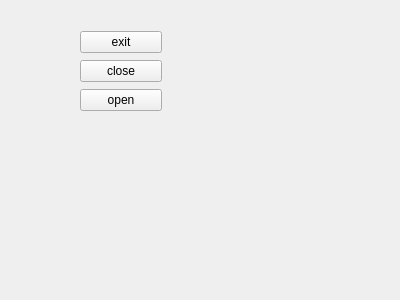
<?xml version="1.0" encoding="UTF-8"?>
<ui version="4.0">
 <class>led</class>
 <widget class="QWidget" name="led">
  <property name="geometry">
   <rect>
    <x>0</x>
    <y>0</y>
    <width>400</width>
    <height>300</height>
   </rect>
  </property>
  <property name="windowTitle">
   <string>Form</string>
  </property>
  <widget class="QWidget" name="">
   <property name="geometry">
    <rect>
     <x>80</x>
     <y>30</y>
     <width>82</width>
     <height>83</height>
    </rect>
   </property>
   <layout class="QVBoxLayout" name="verticalLayout">
    <item>
     <widget class="QPushButton" name="bt_exit">
      <property name="text">
       <string>exit</string>
      </property>
     </widget>
    </item>
    <item>
     <widget class="QPushButton" name="bt_close">
      <property name="text">
       <string>close</string>
      </property>
     </widget>
    </item>
    <item>
     <widget class="QPushButton" name="bt_open">
      <property name="text">
       <string>open</string>
      </property>
     </widget>
    </item>
   </layout>
  </widget>
 </widget>
 <resources/>
 <connections/>
</ui>
